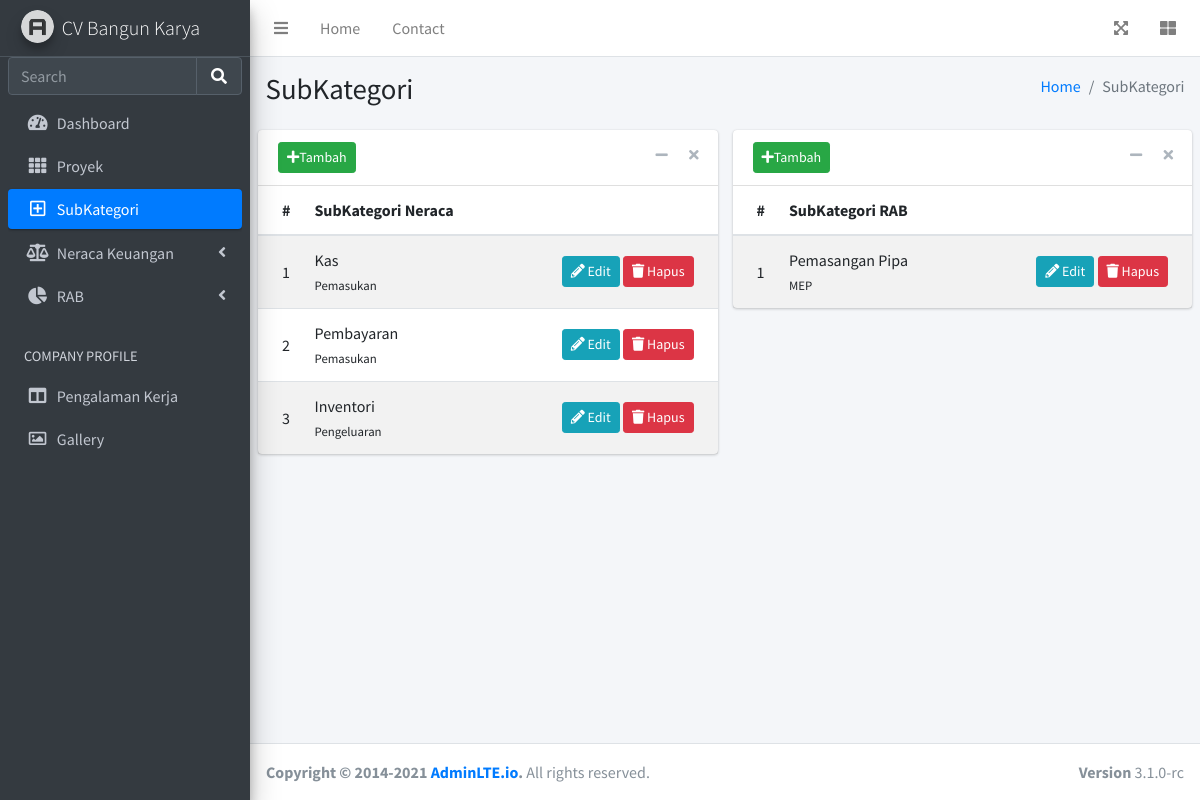
The app's page /subkategori, older data.
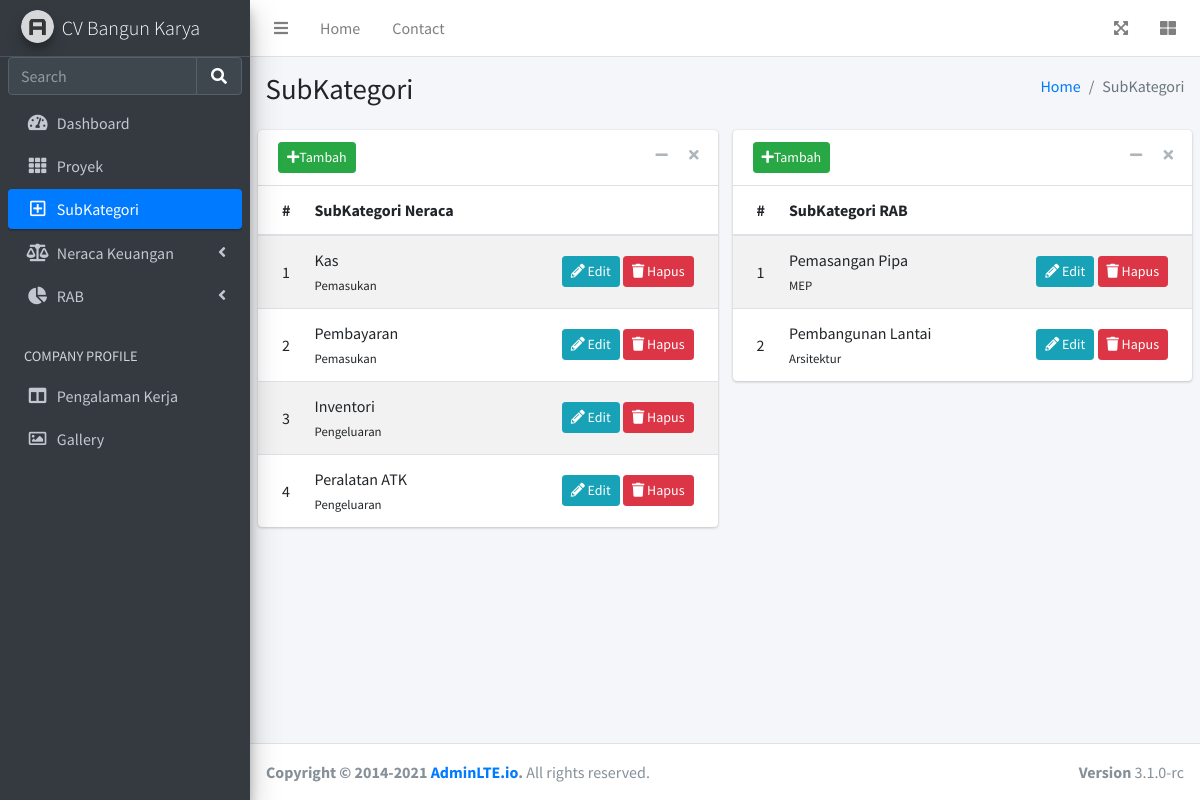
The same page, newer data.
### app.py (models this page shows)
class SubkategoriNeraca(db.Model):
    id = db.Column(db.Integer, primary_key=True)
    nama = db.Column(db.String(100), nullable=False)
    kategori = db.Column(db.String(200), nullable=False)
    date_created = db.Column(db.DateTime, default=datetime.utcnow)

class SubkategoriRAB(db.Model):
    id = db.Column(db.Integer, primary_key=True)
    nama = db.Column(db.String(100), nullable=False)
    kategori = db.Column(db.String(200), nullable=False)
    date_created = db.Column(db.DateTime, default=datetime.utcnow)

### app.py (the view)
@app.route('/subkategori', methods=['GET'])
def subkategori():
    neraca = SubkategoriNeraca.query.order_by(SubkategoriNeraca.date_created).all()
    rab = SubkategoriRAB.query.order_by(SubkategoriRAB.date_created).all()
    return render_template('subkategori.html', neracas = neraca, rabs = rab)

### templates/subkategori.html (shortened to what the changed rows need)
{% extends 'base.html' %}
{% block body %}
<div class="content-wrapper">
    <section class="content-header">
      <div class="container-fluid">
        <div class="row mb-2">
          <div class="col-sm-6">
            <h1>SubKategori</h1>
          </div>
        </div>
      </div>
    </section>
    <section class="content">
      <div class="row">
        <div class="col-lg-6 col-md-12 col-sm-12">
          <div class="card">
            <div class="card-body p-0">
            <table class="table table-striped projects">
                <thead>
                    <tr>
                        <th style="width: 2%">
                            #
                        </th>
                        <th>
                            SubKategori Neraca
                        </th>
                        <th style="width: 40%">
                        </th>
                    </tr>
                </thead>
                <tbody>
                  {% for neraca in neracas %}
                    <tr>
                        <td>
                            {{ neraca.id }}
                        </td>
                        <td>
                            <a>
                                {{ neraca.nama }}
                            </a>
                            <br/>
                            <small>
                                {{ neraca.kategori }}
                            </small>
                        </td>
                        <td class="project-actions text-right">
                            <a class="btn btn-info btn-sm" href="#">
                                <i class="fas fa-pencil-alt">
                                </i>
                                Edit
                            </a>
                            <a class="btn btn-danger btn-sm" href="#">
                                <i class="fas fa-trash">
                                </i>
                                Hapus
                            </a>
                        </td>
                    </tr>
                  {% endfor %}
                </tbody>
            </table>
            </div>
          </div>
        </div>
        <div class="col-lg-6 col-md-12 col-sm-12">
          <div class="card">
            <div class="card-body p-0">
            <table class="table table-striped projects">
                <thead>
                    <tr>
                        <th style="width: 2%">
                            #
                        </th>
                        <th>
                            SubKategori RAB
                        </th>
                        <th style="width: 40%">
                        </th>
                    </tr>
                </thead>
                <tbody>
                  {% for rab in rabs %}
                    <tr>
                        <td>
                            {{ rab.id }}
                        </td>
                        <td>
                            <a>
                                {{ rab.nama }}
                            </a>
                            <br/>
                            <small>
                                {{ rab.kategori }}
                            </small>
                        </td>
                        <td class="project-actions text-right">
                            <a class="btn btn-info btn-sm" href="#">
                                <i class="fas fa-pencil-alt">
                                </i>
                                Edit
                            </a>
                            <a class="btn btn-danger btn-sm" href="#">
                                <i class="fas fa-trash">
                                </i>
                                Hapus
                            </a>
                        </td>
                    </tr>
                  {% endfor %}
                </tbody>
            </table>
            </div>
          </div>
        </div>
      </div>
    </section>
  </div>
{% endblock %}

Row changes from the older to the newer data that the page shows:
added SubkategoriNeraca: id "4", nama "Peralatan ATK", kategori "Pengeluaran"
added SubkategoriRAB: id "2", nama "Pembangunan Lantai", kategori "Arsitektur"
